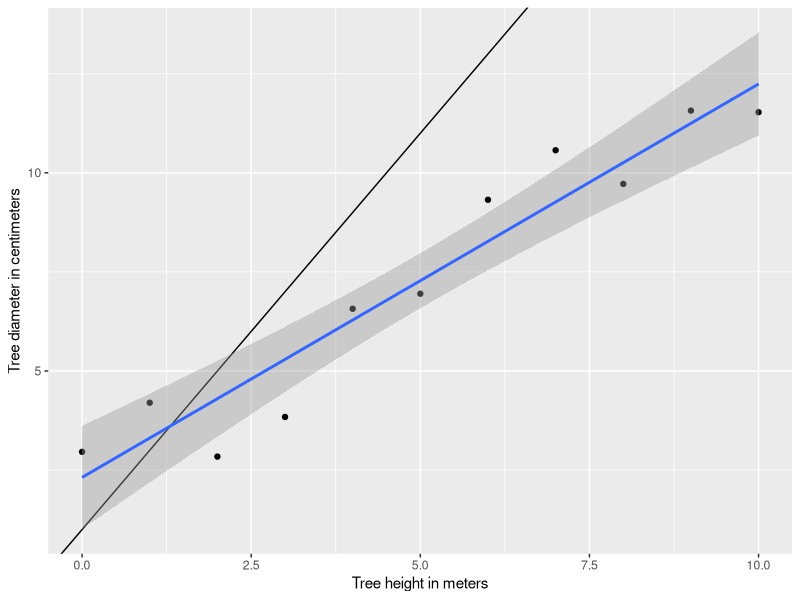

The R source for this figure:
## ---- chunk 1
knitr::opts_chunk$set(echo = TRUE)
library(tidyverse)
## ---- chunk 2
#x = tree heights in meter
#y = tree diameters in centimeters

x <- c(0,1,2,3,4,5,6,7,8,9,10)
y <- c(2.96, 4.20, 2.84, 3.84, 6.57, 6.95, 9.32, 10.57, 9.72, 11.57, 11.53)
xy <- data.frame(x = x, y = y)


print(paste("The mean tree height is", round(mean(xy$x)) , "meters."))
print(paste("The mean tree diameter is", round(mean(xy$y)), "centimeters."))

print(paste("The median tree height is", quantile(xy$x, probs = .50) , "meters."))
print(paste("The median tree diameter is", quantile(xy$y, probs = .50), "centimeters."))


## ---- chunk 3
print(paste("The range of tree height is", (range(xy$x)) , "meters."))
print(paste("The range of tree diameter is", (range(xy$y)) , "centimeters."))

print(paste("The variance of tree height is", (var(xy$x)) , "meters."))
print(paste("The variance of tree diameter is", round((var(xy$y)),2) , "centimeters."))

print(paste("The standard deviation of tree height is", round((sd(xy$x)),2) , "meters."))
print(paste("The standard deviation of tree diameter is", round((sd(xy$y)),2) , "centimeters."))

## ---- chunk 4
height_diameter_scatter <- ggplot(xy, aes(x = x, y = y)) +
  geom_point() + 
  xlab("Tree height in meters") +
  ylab("Tree diameter in centimeters") + 
  geom_abline(slope = 2, intercept = 1) + 
  geom_smooth(method = "lm")

#Hypothesis: There is a positive linear relationship between tree height and diameter
